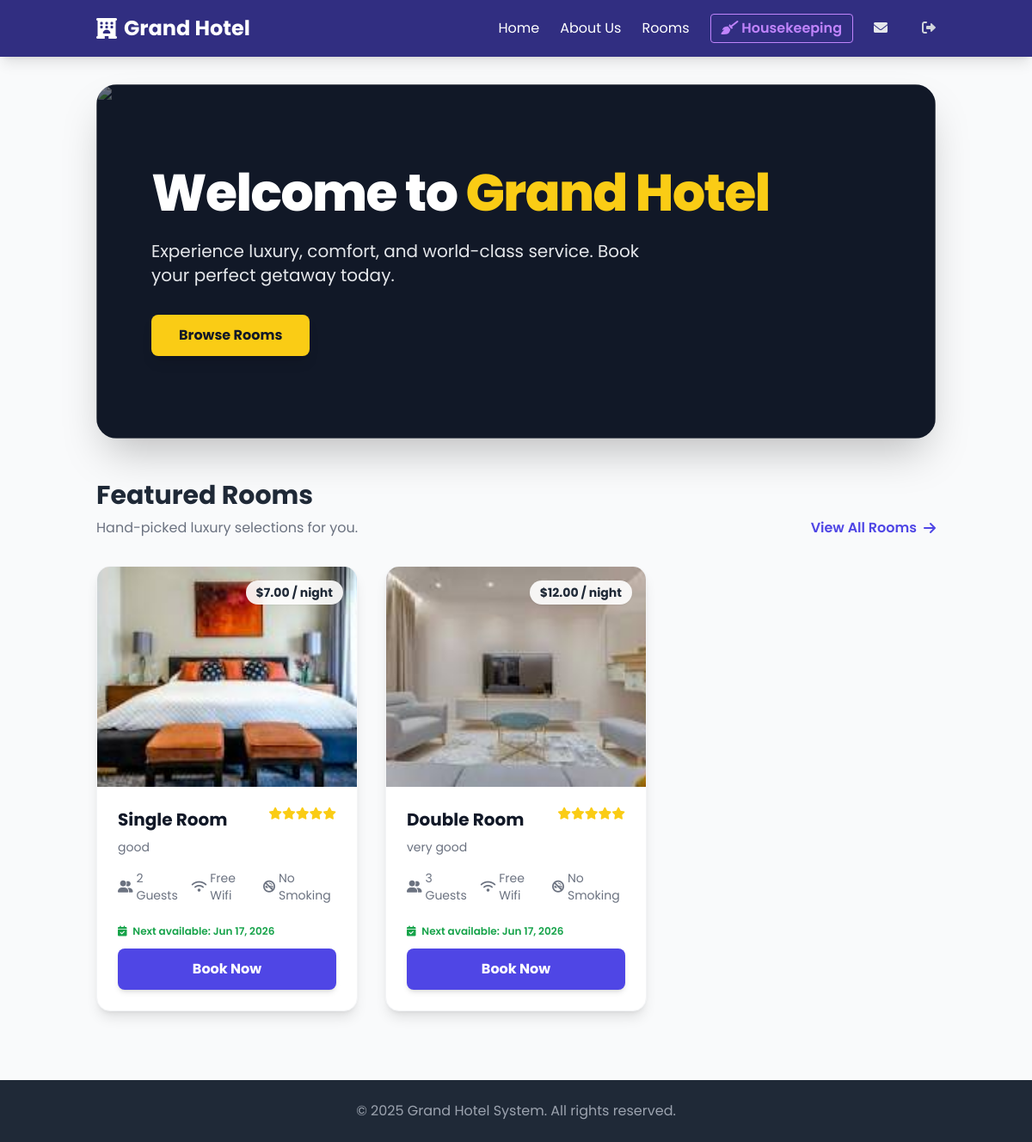
The page / (signed in) on the database its author committed.
### accounts/models.py (models this page shows, shortened)
class SiteSetting(models.Model):
    hotel_name = models.CharField(max_length=100, default="Grand Hotel")
    hotel_logo = models.ImageField(upload_to='hotel/', blank=True, null=True,
                                   help_text="Logo shown on the website, dashboard and invoices.")
    hotel_address = models.TextField(blank=True, default="123 Luxury Ave, Hotel City")
    hotel_phone = models.CharField(max_length=30, blank=True, default="")
    hotel_email = models.EmailField(blank=True, default="contact@grandhotel.com")
    currency_symbol = models.CharField(max_length=5, default="$")
    currency_code = models.CharField(max_length=5, default="USD")
    vat_percentage = models.DecimalField(max_digits=5, decimal_places=2, default=0.00,
                                          help_text="VAT % applied to rooms and products.")
    updated_at = models.DateTimeField(auto_now=True)
    class Meta:
        verbose_name = "Site Setting"
        verbose_name_plural = "Site Settings"
    @classmethod
    def load(cls):
        obj, _ = cls.objects.get_or_create(pk=1)
        return obj

class Room(models.Model):
    ROOM_TYPES = [
        ('single', 'Single Room'),
        ('double', 'Double Room'),
        ('suite', 'Suite'),
        ('deluxe', 'Deluxe Room'),
        ('family', 'Family Room'),
    ]
    AVAILABLE = 'available'
    OCCUPIED = 'occupied'
    DIRTY = 'dirty'
    MAINTENANCE = 'maintenance'
    STATUS_CHOICES = [
        (AVAILABLE, 'Available'),
        (OCCUPIED, 'Occupied'),
        (DIRTY, 'Dirty'),
        (MAINTENANCE, 'Maintenance'),
    ]
    room_number = models.CharField(max_length=10, unique=True)
    room_type = models.CharField(max_length=20, choices=ROOM_TYPES)
    price_per_night = models.DecimalField(max_digits=10, decimal_places=2)
    capacity = models.PositiveIntegerField(help_text="Number of people")
    description = models.TextField(blank=True)
    room_image = models.ImageField(upload_to='room_images/', blank=True, null=True)
    room_status = models.CharField(max_length=20, choices=STATUS_CHOICES, default=AVAILABLE)
    branch = models.ForeignKey('Branch', on_delete=models.SET_NULL, null=True, blank=True, related_name='rooms')

### accounts/views.py (the view)
# urls.py: path('', views.index, name='home'),
def index(request):
    featured_rooms = _annotate_room_availability(Room.objects.exclude(room_status='maintenance')[:3])
    return render(request, 'common/home.html', {'featured_rooms': featured_rooms})

### accounts/views.py (called while the page is built, shortened)
def room_active_bookings(room):
    today = timezone.now().date()
    return Booking.objects.filter(
        room=room, is_cancelled=False, actual_check_out__isnull=True, check_out__gte=today,
    ).order_by('check_in')

def room_next_available_date(room):
    today = timezone.now().date()
    bookings = list(room_active_bookings(room))
    if not bookings:
        return today

def _annotate_room_availability(rooms):
    rooms = list(rooms)
    for room in rooms:
        room.booked_ranges = list(room_active_bookings(room))
        room.next_available = room_next_available_date(room)
    return rooms

### templates/common/home.html (shortened to what this page needs)
{% extends 'common/homebase.html' %}
{% block content %}
<div class="relative bg-gray-900 rounded-3xl overflow-hidden shadow-2xl mb-12">
    <div class="absolute inset-0">
        <img src="https://images.unsplash.com/photo-1542314831-068cd1dbfeeb?ixlib=rb-1.2.1&auto=format&fit=crop&w=1950&q=80" class="w-full h-full object-cover opacity-40">
    </div>
    <div class="relative px-6 py-24 sm:px-12 lg:px-16">
        <h1 class="text-4xl sm:text-5xl lg:text-6xl font-extrabold tracking-tight text-white mb-6">
            Welcome to <span class="text-yellow-400">{{ site_hotel_name }}</span>
        </h1>
        <p class="mt-4 max-w-xl text-xl text-gray-200 mb-8">
            Experience luxury, comfort, and world-class service. Book your perfect getaway today.
        </p>
        <div class="flex flex-wrap gap-4">
            <a href="{% url 'room_list' %}" class="px-8 py-3 bg-yellow-400 text-gray-900 font-bold rounded-lg hover:bg-yellow-300 transition shadow-lg transform hover:-translate-y-1">
                Browse Rooms
            </a>
        </div>
    </div>
</div>
<div class="mb-12">
    <div class="flex justify-between items-end mb-8">
        <div>
            <h2 class="text-3xl font-bold text-gray-800">Featured Rooms</h2>
            <p class="text-gray-500 mt-2">Hand-picked luxury selections for you.</p>
        </div>
        <a href="{% url 'room_list' %}" class="text-indigo-600 font-semibold hover:text-indigo-800 flex items-center">
            View All Rooms <i class="fa-solid fa-arrow-right ml-2"></i>
        </a>
    </div>
    <div class="grid grid-cols-1 md:grid-cols-2 lg:grid-cols-3 gap-8">
        {% for room in featured_rooms %}
        <div class="bg-white rounded-2xl shadow-lg border border-gray-100 overflow-hidden hover:shadow-2xl transition duration-300 group">
            <div class="relative h-64 overflow-hidden">
                {% if room.room_image %}
                    <img src="{{ room.room_image.url }}" class="w-full h-full object-cover transform group-hover:scale-110 transition duration-500">
                {% else %}
                    <div class="w-full h-full bg-gray-200 flex items-center justify-center text-gray-400">
                        <i class="fa-solid fa-image text-4xl"></i>
                    </div>
                {% endif %}
                <div class="absolute top-4 right-4 bg-white/90 backdrop-blur-sm px-3 py-1 rounded-full text-sm font-bold text-gray-800 shadow-sm">
                    {{ site_currency }}{{ room.price_per_night|floatformat:2 }} / night
                </div>
            </div>
            <div class="p-6">
                <div class="flex justify-between items-start mb-2">
                    <h3 class="text-xl font-bold text-gray-900">{{ room.get_room_type_display }}</h3>
                    <div class="flex items-center text-yellow-400 text-sm">
                        <i class="fa-solid fa-star"></i>
                        <i class="fa-solid fa-star"></i>
                        <i class="fa-solid fa-star"></i>
                        <i class="fa-solid fa-star"></i>
                        <i class="fa-solid fa-star"></i>
                    </div>
                </div>
                <p class="text-gray-500 text-sm mb-4 line-clamp-2">
                    {{ room.description|default:"Experience ultimate comfort in our beautifully designed rooms." }}
                </p>
                <div class="flex items-center gap-4 text-gray-500 text-sm mb-6">
                    <span class="flex items-center gap-1"><i class="fa-solid fa-user-group"></i> {{ room.capacity }} Guests</span>
                    <span class="flex items-center gap-1"><i class="fa-solid fa-wifi"></i> Free Wifi</span>
                    <span class="flex items-center gap-1"><i class="fa-solid fa-ban-smoking"></i> No Smoking</span>
                </div>
                <p class="text-xs text-green-600 font-semibold mb-3"><i class="fa-solid fa-calendar-check mr-1"></i> Next available: {{ room.next_available|date:"M d, Y" }}</p>
                <a href="{% if user.is_authenticated %}{% url 'book_room' room.id %}{% else %}{% url 'login' %}?next={% url 'book_room' room.id %}{% endif %}"
                   class="block w-full py-3 text-center bg-indigo-600 text-white font-bold rounded-lg hover:bg-indigo-700 transition shadow-md">
                    Book Now
                </a>
            </div>
        </div>
        {% empty %}
        <div class="col-span-3 text-center py-12 text-gray-500">
            <i class="fa-solid fa-bed text-4xl mb-4 text-gray-300"></i>
            <p>No featured rooms available at the moment.</p>
        </div>
        {% endfor %}
    </div>
</div>
{% endblock %}

### templates/common/homebase.html (shortened to what this page needs)
<!DOCTYPE html>
<html lang="en">
<head>
    <script src="https://cdn.tailwindcss.com"></script>
    <link rel="stylesheet" href="https://cdnjs.cloudflare.com/ajax/libs/font-awesome/6.0.0/css/all.min.css">
</head>
<body class="bg-gray-50 flex flex-col min-h-screen">
    <nav class="bg-indigo-900 text-white shadow-lg relative z-50">
        <div class="container mx-auto px-6 py-4 flex justify-between items-center">
            <a href="{% url 'home' %}" class="text-2xl font-bold flex items-center gap-2">
                {% if site_hotel_logo %}
                    <img src="{{ site_hotel_logo }}" alt="{{ site_hotel_name }}" class="h-8 w-auto">
                {% else %}
                    <i class="fa-solid fa-hotel"></i>
                {% endif %}
                <span>{{ site_hotel_name }}</span>
            </a>
            <div id="home-nav-links" class="hidden flex-col items-stretch gap-3 absolute top-full left-0 right-0 bg-indigo-900 px-6 pb-5 pt-2 shadow-xl border-t border-white/10
                        md:flex md:flex-row md:items-center md:gap-6 md:static md:bg-transparent md:px-0 md:pb-0 md:pt-0 md:shadow-none md:border-0">
                <a href="{% url 'home' %}" class="hover:text-indigo-300 transition py-1">Home</a>
                <a href="{% url 'about' %}" class="hover:text-indigo-300 transition py-1">About Us</a>
                <a href="{% url 'room_list' %}" class="hover:text-indigo-300 transition py-1">Rooms</a>
                {% if not user.is_authenticated %}
                    <a href="{% url 'login' %}" class="px-4 py-2 border border-white rounded hover:bg-white hover:text-indigo-900 transition">Login</a>
                    <a href="{% url 'signup' %}" class="px-4 py-2 bg-indigo-600 rounded hover:bg-indigo-500 transition">Sign Up</a>
                {% else %}
                    {% if user.role == 'admin' %}
                        <a href="{% url 'admin_dashboard' %}" class="text-yellow-400 font-semibold border border-yellow-400 px-3 py-1 rounded hover:bg-yellow-400 hover:text-indigo-900">
                            <i class="fa-solid fa-user-shield"></i> Admin Panel
                        </a>
                    {% elif user.role == 'customer' %}
                        <a href="{% url 'customer_dashboard' %}" class="text-blue-300 font-semibold border border-blue-300 px-3 py-1 rounded hover:bg-blue-300 hover:text-indigo-900">
                            <i class="fa-solid fa-user"></i> My Profile
                        </a>
                    {% elif user.role == 'employee' %}
                        {% if user.employee_profile.job_type == 'receptionist' %}
                            <a href="{% url 'receptionist_dashboard' %}" class="text-green-400 font-semibold border border-green-400 px-3 py-1 rounded hover:bg-green-400 hover:text-indigo-900">
                                <i class="fa-solid fa-bell-concierge"></i> Reception
                            </a>
                        {% elif user.employee_profile.job_type == 'kitchen' %}
                            <a href="{% url 'kitchen_dashboard' %}" class="text-orange-400 font-semibold border border-orange-400 px-3 py-1 rounded hover:bg-orange-400 hover:text-indigo-900">
                                <i class="fa-solid fa-utensils"></i> Kitchen
                            </a>
                        {% elif user.employee_profile.job_type == 'housekeeping' %}
                            <a href="{% url 'housekeeping_dashboard' %}" class="text-purple-400 font-semibold border border-purple-400 px-3 py-1 rounded hover:bg-purple-400 hover:text-indigo-900">
                                <i class="fa-solid fa-broom"></i> Housekeeping
                            </a>
                        {% elif user.employee_profile.job_type == 'bar' %}
                            <a href="{% url 'bar_dashboard' %}" class="text-pink-400 font-semibold border border-pink-400 px-3 py-1 rounded hover:bg-pink-400 hover:text-indigo-900">
                                <i class="fa-solid fa-martini-glass"></i> Bar
                            </a>
                        {% elif user.employee_profile.job_type == 'manager' %}
                            <a href="{% url 'manager_dashboard' %}" class="text-emerald-400 font-semibold border border-emerald-400 px-3 py-1 rounded hover:bg-emerald-400 hover:text-indigo-900">
                                <i class="fa-solid fa-briefcase"></i> Manager
                            </a>
                        {% endif %}
                    {% endif %}
                    <a href="{% url 'inbox' %}" class="text-gray-200 hover:text-white transition" title="Messages">
                        <i class="fa-solid fa-envelope"></i>{% if unread_messages %} <span class="text-xs bg-pink-500 px-1.5 rounded-full">{{ unread_messages }}</span>{% endif %}
                    </a>
                    <form action="{% url 'logout' %}" method="post" class="inline">
                        <button type="submit" class="md:ml-4 text-gray-300 hover:text-red-400 transition" title="Logout">
                            <i class="fa-solid fa-right-from-bracket"></i>
                        </button>
                    </form>
                {% endif %}
            </div>
        </div>
    </nav>
    <main class="flex-grow container mx-auto px-6 py-8">
        {% block content %}{% endblock %}
    </main>
    <footer class="bg-gray-800 text-gray-400 py-6 text-center">
        <p>&copy; 2025 {{ site_hotel_name }} System. All rights reserved.</p>
    </footer>
</body>
</html>

### templates/common/homebase.html (style rules this page uses)
body { font-family: 'Poppins', sans-serif; }

### rows shown on the page
SiteSetting: hotel_name "Grand Hotel"
Room: room_image (picture), site_currency "$", price_per_night "7.00", room_type "Single Room", description "good", capacity "2", next_available "Jun 17, 2026"
Room: room_image (picture), site_currency "$", price_per_night "12.00", room_type "Double Room", description "very good", capacity "3", next_available "Jun 17, 2026"
